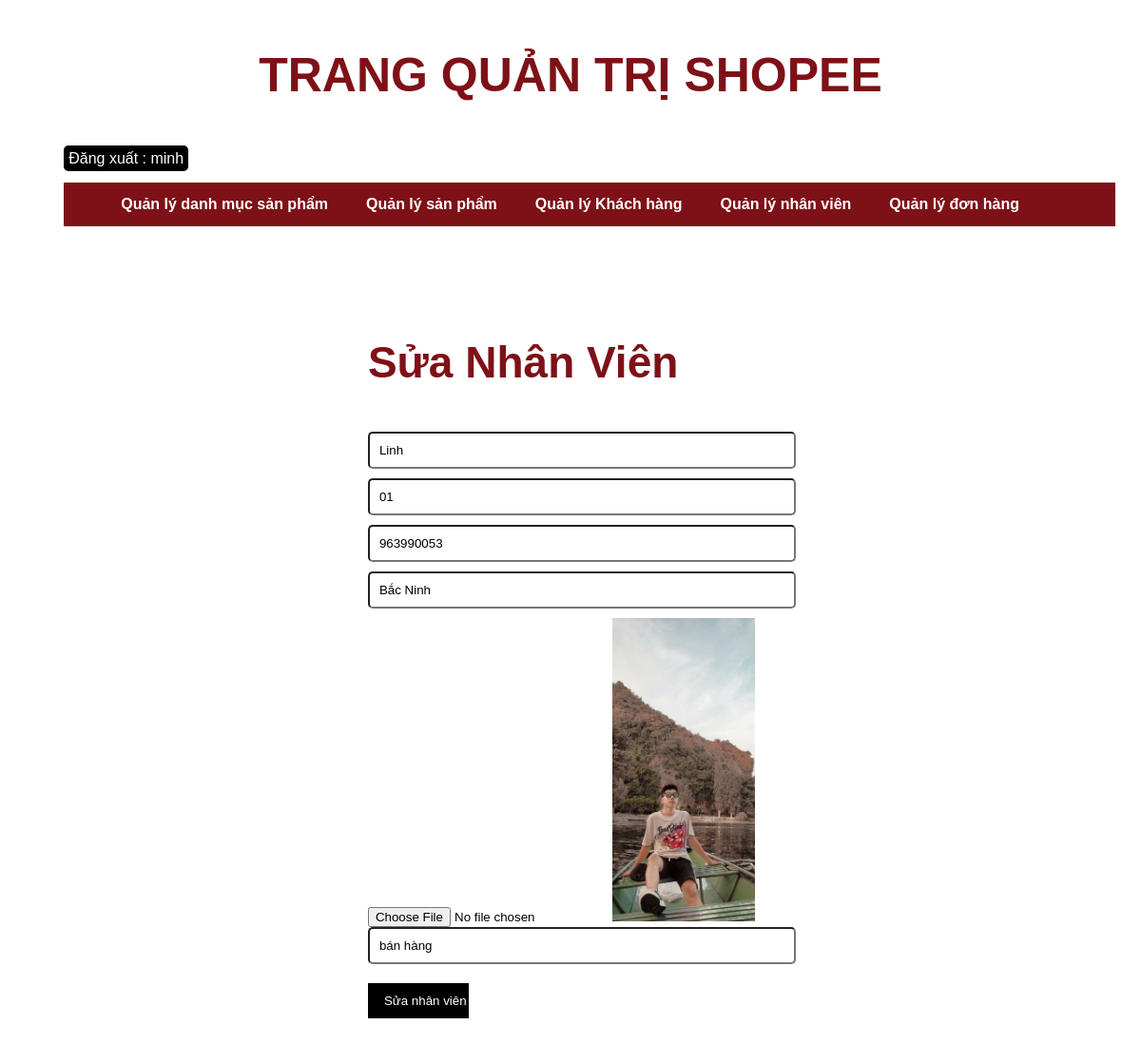
Screenshot of /admincp/index.php?action=quanlynhanvien&query=sua&idnhanvien=15 (signed in) with the database file from the repository.
### tables this page shows
CREATE TABLE `tbl_nhanvien` (
  `id_nhanvien` int(9) NOT NULL,
  `tennhanvien` varchar(1000) NOT NULL,
  `manv` varchar(100) NOT NULL,
  `dienthoai` int(50) NOT NULL,
  `diachi` varchar(1000) NOT NULL,
  `hinhanh` varchar(50) NOT NULL,
  `chucvu` varchar(300) NOT NULL
);

### admincp/modules/quanlynhanvien/sua.php (the view)
<?php
	$sql_sua_nv = "SELECT * FROM tbl_nhanvien WHERE id_nhanvien='$_GET[idnhanvien]' LIMIT 1";
	$query_sua_nv = mysqli_query($mysqli,$sql_sua_nv);
?>
<?php
while($row = mysqli_fetch_array($query_sua_nv)) {
?>
<div class="dangky-form">
<p class="tieude">Sửa Nhân Viên</p>
<form method="POST" action="modules/quanlynhanvien/xuly.php?idnhanvien=<?php echo $row['id_nhanvien'] ?>" enctype="multipart/form-data" class="dangky">
<input type="text" value="<?php echo $row['tennhanvien'] ?>" name="tennhanvien" class="input" placeholder="Nhập tên nhân viên">
<input type="text" value="<?php echo $row['manv'] ?>" name="manv" class="input" placeholder="Nhập mã nhân viên">
<input type="number" value="<?php echo $row['dienthoai'] ?>" name="dienthoai" class="input" placeholder="Nhập số điện thoại">
<input type="text" value="<?php echo $row['diachi'] ?>" name="diachi" class="input" placeholder="Nhập địa chỉ">
	  		<input type="file" name="hinhanh">
	  		<img src="modules/quanlysp/uploads/<?php echo $row['hinhanh'] ?>" width="150px">
<input type="text" value="<?php echo $row['chucvu'] ?>" name="chucvu" class="input" placeholder="Nhập chức vụ">
<input type="submit" name="suanhanvien" value="Sửa nhân viên" class="btn">
 </form>
 <?php
 }
 ?>
</div>

### admincp/css/style1.css (style rules this page uses)
html { padding: 0px; margin: 0px; box-sizing: border-box; font-family: Arial, Helvetica, sans-serif; }
.input { border-radius: 5px; padding: 10px ; width: 100%; margin-bottom: 10px; }
.dangky-form { width: 40%; margin: 0 auto; margin-bottom: 200px; margin-top: 100px; }
.btn { margin-top: 10px; width: 25%; background-color: #000; color: #fff; border: 1px solid #000; padding: 10px 16px; float: left; margin-right: 20%; }
.tieude { font-size: 46px; font-weight: 600; color: #7e1117; }

### rows the page displays
tbl_nhanvien: tennhanvien "Linh", manv "01", dienthoai "963990053", diachi "Bắc Ninh", hinhanh (picture), chucvu "bán hàng"

### other values shown
$_SESSION['dangnhap'] "minh"
